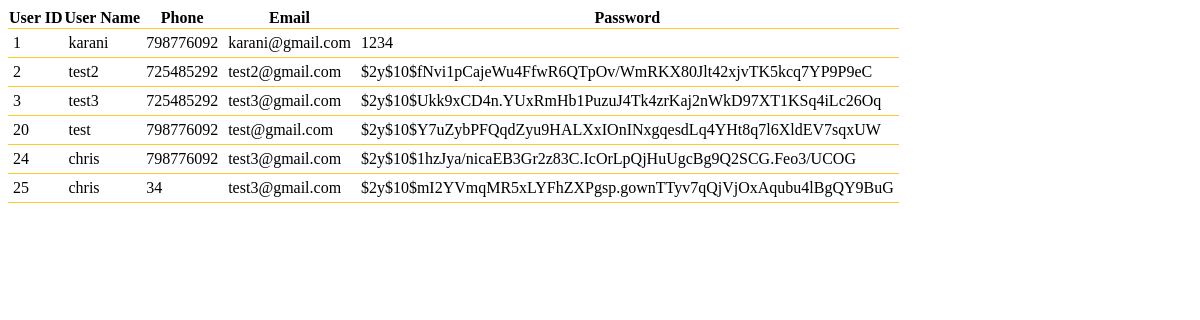
/admin/php-fetch/user-fetch.php, run on the app's committed database.
### tables this page shows
CREATE TABLE `signup` (
  `User_ID` int(10) NOT NULL,
  `User_Name` varchar(40) NOT NULL,
  `Phone` bigint(10) NOT NULL,
  `Email` varchar(40) NOT NULL,
  `Password` varchar(60) NOT NULL
);

### admin/php-fetch/user-fetch.php (the view, shortened to what this page needs)
<?php
$servername = "localhost";
$username = "root";
$password = "";
$dbname = "parking_db";
$conn = new mysqli($servername, $username, $password, $dbname);
$sql = "SELECT * FROM `signup`";
$result = $conn->query($sql);
if ($result->num_rows > 0) {
    $html = '<table>';
    $html .= '<tr>';
    $html .= '<th>User ID</th>';
    $html .= '<th>User Name</th>';
    $html .= '<th>Phone</th>';
    $html .= '<th>Email</th>';
    $html .= '<th>Password</th>';
    $html .= '</tr>';
    while ($row = $result->fetch_assoc()) {
        $User_ID = $row["User_ID"];
        $User_Name = $row["User_Name"];
        $Phone = $row["Phone"];
        $Email = $row["Email"];
        $Password = $row["Password"];
        $html .= '<style>';
        $html .= 'table { border-collapse: collapse; }';
        $html .= 'table tr { border-bottom: 1px solid #FFCA28; }';
        $html .= 'table td { padding: 5px; text-align: flex; }';
        $html .= 'table tr:nth-child(even) td { background-color: #FFF176; }';
        $html .= '</style>';
        $html .= '<tr>';
        $html .= '<td>' . $User_ID . '</td>';
        $html .= '<td>' . $User_Name . '</td>';
        $html .= '<td>' . $Phone . '</td>';
        $html .= '<td>' . $Email . '</td>';
        $html .= '<td>' . $Password . '</td>';
        $html .= '</tr>';
    }
    $html .= '</table>';
    echo $html;
} else {
    echo "No data found";
}
?>

### data on the page
signup: User_ID "1", User_Name "karani", Phone "798776092", Email "karani@gmail.com", Password "1234"
signup: User_ID "2", User_Name "test2", Phone "725485292", Email "test2@gmail.com", Password "$2y$10$fNvi1pCajeWu4FfwR6QTpOv/WmRKX80Jlt42xjvTK5kcq7YP9P9eC"
signup: User_ID "3", User_Name "test3", Phone "725485292", Email "test3@gmail.com", Password "$2y$10$Ukk9xCD4n.YUxRmHb1PuzuJ4Tk4zrKaj2nWkD97XT1KSq4iLc26Oq"
signup: User_ID "20", User_Name "test", Phone "798776092", Email "test@gmail.com", Password "$2y$10$Y7uZybPFQqdZyu9HALXxIOnINxgqesdLq4YHt8q7l6XldEV7sqxUW"
signup: User_ID "24", User_Name "chris", Phone "798776092", Email "test3@gmail.com", Password "$2y$10$1hzJya/nicaEB3Gr2z83C.IcOrLpQjHuUgcBg9Q2SCG.Feo3/UCOG"
signup: User_ID "25", User_Name "chris", Phone "34", Email "test3@gmail.com", Password "$2y$10$mI2YVmqMR5xLYFhZXPgsp.gownTTyv7qQjVjOxAqubu4lBgQY9BuG"
